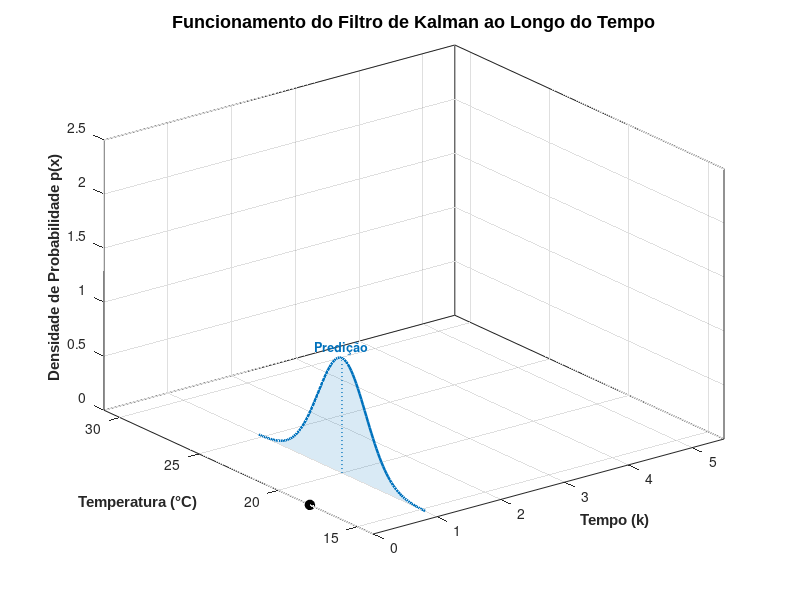

Reproduce this figure in MATLAB. (Note: this script raises an error after producing the figure.)
clc; clear all; close all;

% 1. Parâmetros das Gaussianas do Filtro de Kalman (k = 1 a 5)
mu_pred =  [20.0, 23.4, 25.4, 24.6, 25.6];
sigma_pred = [1.5,  1.2,  1.1,  1.0,  0.9];

mu_meas =  [24.0, 27.0, 24.0, 26.5, 25.0];
sigma_meas = [1.2,  1.1,  1.0,  0.9,  0.8];

mu_post =  [22.4, 25.4, 24.6, 25.6, 25.3];
sigma_post = [0.94, 0.81, 0.74, 0.67, 0.60];

% Trajetória estimada (k = 0 a 5)
t_traj = [0, 1, 2, 3, 4, 5];
y_traj = [18.0, mu_post];

% Configuração da imagem de saída do GIF
filename = '../../images/kalman_filter_update.gif';
scale_factor = 4.0; % Fator de escala para visualização do Z (PDF)

% 2. Preparação da Figura
fig = figure('Position', [100, 100, 1000, 680], 'Color', 'white');

% Contagem total de frames: 5 passos * 4 sub-frames por passo = 20 frames
frame_count = 1;

for k = 1:5
    for phase = 1:4
        clf;
        hold on;
        
        % Configurar o espaço 3D
        view(-48, 26);
        grid on; box on;
        xlim([0, 5.5]);
        ylim([14, 31]);
        zlim([0, 2.5]);
        set(gca, 'XTick', 0:5);
        xlabel('Tempo (k)', 'FontSize', 11, 'FontWeight', 'bold', 'FontName', 'Arial');
        ylabel('Temperatura (°C)', 'FontSize', 11, 'FontWeight', 'bold', 'FontName', 'Arial');
        zlabel('Densidade de Probabilidade p(x)', 'FontSize', 11, 'FontWeight', 'bold', 'FontName', 'Arial');
        title('Funcionamento do Filtro de Kalman ao Longo do Tempo', 'FontSize', 13, 'FontWeight', 'bold', 'FontName', 'Arial');
        
        % Ponto de origem na calha (k = 0, temp = 18)
        plot3(0, 18.0, 0, 'ko', 'MarkerSize', 7, 'MarkerFaceColor', 'k');
        
        % --- DESENHAR TRAJETÓRIA PASSADA (PERSISTENTE) ---
        % Desenhar os pontos já consolidados no plano Z=0
        % Para o passo k:
        % Se phase < 4, nós desenhamos pontos até k-1 e a linha até k-1.
        % Se phase == 4, nós desenhamos pontos até k e a linha até k.
        limit_point = k - 1;
        if phase == 4
            limit_point = k;
        end
        
        % Desenhar pontos da trajetória
        for j = 1:limit_point
            plot3(t_traj(j+1), y_traj(j+1), 0, 'Color', [0.4660, 0.6740, 0.1880], 'Marker', 'o', 'MarkerSize', 7, 'MarkerFaceColor', [0.4660, 0.6740, 0.1880]);
        end
        
        % Desenhar linhas da trajetória
        if limit_point >= 1
            plot3(t_traj(1:limit_point+1), y_traj(1:limit_point+1), zeros(1, limit_point+1), 'Color', [0.2, 0.2, 0.2], 'LineWidth', 2.0);
        end
        
        % --- DESENHAR GAUSSIANAS DO PASSO ATUAL k (NÃO PERSISTEM AS ANTERIORES) ---
        
        % 1. Predição (sempre desenhada em azul)
        if phase >= 1
            y_grid = linspace(mu_pred(k) - 3.5*sigma_pred(k), mu_pred(k) + 3.5*sigma_pred(k), 100);
            z_pdf = scale_factor * (1 / (sqrt(2*pi)*sigma_pred(k))) * exp(-(y_grid - mu_pred(k)).^2 / (2*sigma_pred(k)^2));
            fill3(k*ones(size(y_grid)), y_grid, z_pdf, [0.0, 0.4470, 0.7410], 'FaceAlpha', 0.15, 'EdgeColor', 'none');
            plot3(k*ones(size(y_grid)), y_grid, z_pdf, 'Color', [0.0, 0.4470, 0.7410], 'LineWidth', 1.8);
            plot3([k, k], [mu_pred(k), mu_pred(k)], [0, max(z_pdf)], 'Color', [0.0, 0.4470, 0.7410], 'LineStyle', ':', 'LineWidth', 1.0);
            text(k, mu_pred(k), max(z_pdf) + 0.1, 'Predição', 'Color', [0.0, 0.4470, 0.7410], 'FontSize', 9, 'HorizontalAlignment', 'center', 'FontWeight', 'bold');
        end
        
        % 2. Medição (desenhada em vermelho)
        if phase >= 2
            y_grid = linspace(mu_meas(k) - 3.5*sigma_meas(k), mu_meas(k) + 3.5*sigma_meas(k), 100);
            z_pdf = scale_factor * (1 / (sqrt(2*pi)*sigma_meas(k))) * exp(-(y_grid - mu_meas(k)).^2 / (2*sigma_meas(k)^2));
            fill3(k*ones(size(y_grid)), y_grid, z_pdf, [0.8500, 0.3250, 0.0980], 'FaceAlpha', 0.12, 'EdgeColor', 'none');
            plot3(k*ones(size(y_grid)), y_grid, z_pdf, 'Color', [0.8500, 0.3250, 0.0980], 'LineWidth', 1.8);
            plot3([k, k], [mu_meas(k), mu_meas(k)], [0, max(z_pdf)], 'Color', [0.8500, 0.3250, 0.0980], 'LineStyle', ':', 'LineWidth', 1.0);
            text(k, mu_meas(k), max(z_pdf) + 0.1, 'Medição', 'Color', [0.8500, 0.3250, 0.0980], 'FontSize', 9, 'HorizontalAlignment', 'center', 'FontWeight', 'bold');
        end
        
        % 3. Posteriori (desenhada em verde)
        if phase >= 3
            y_grid = linspace(mu_post(k) - 3.5*sigma_post(k), mu_post(k) + 3.5*sigma_post(k), 100);
            z_pdf = scale_factor * (1 / (sqrt(2*pi)*sigma_post(k))) * exp(-(y_grid - mu_post(k)).^2 / (2*sigma_post(k)^2));
            fill3(k*ones(size(y_grid)), y_grid, z_pdf, [0.4660, 0.6740, 0.1880], 'FaceAlpha', 0.2, 'EdgeColor', 'none');
            plot3(k*ones(size(y_grid)), y_grid, z_pdf, 'Color', [0.4660, 0.6740, 0.1880], 'LineWidth', 2.0);
            plot3([k, k], [mu_post(k), mu_post(k)], [0, max(z_pdf)], 'Color', [0.4660, 0.6740, 0.1880], 'LineStyle', ':', 'LineWidth', 1.0);
            text(k, mu_post(k), max(z_pdf) + 0.15, 'Posteriori', 'Color', [0.4660, 0.6740, 0.1880], 'FontSize', 9, 'HorizontalAlignment', 'center', 'FontWeight', 'bold');
        end
        
        % Capturar frame para gerar o GIF animado
        drawnow;
        frame = getframe(fig);
        im = frame2im(frame);
        [imind, cm] = rgb2ind(im, 256);
        
        % Gravar no arquivo GIF
        if frame_count == 1
            imwrite(imind, cm, filename, 'gif', 'Loopcount', inf, 'DelayTime', 1.2);
        else
            imwrite(imind, cm, filename, 'gif', 'WriteMode', 'append', 'DelayTime', 1.2);
        end
        
        frame_count = frame_count + 1;
    end
end

close(fig);
disp('GIF animado do Filtro de Kalman atualizado com sucesso!');
